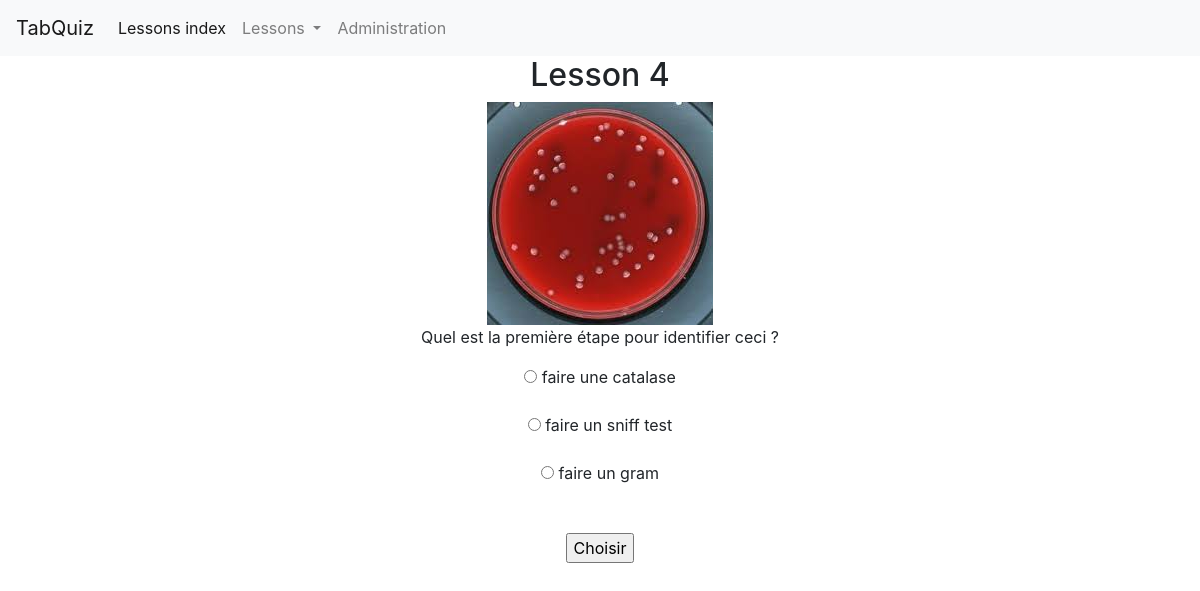
/lesson/4/, run on the app's committed database.
### tabquiz/models.py (models this page shows, shortened)
class Lesson(models.Model):
    lesson_id = models.IntegerField(
        primary_key=True,
        verbose_name=_('lesson id'),
    )
    description = models.CharField(max_length=200)
    class Meta:
        verbose_name = _('Lesson')
        verbose_name_plural = _('Lessons')

class Question(models.Model):
    level = models.ForeignKey('Lesson', on_delete=models.CASCADE,)
    question_id = models.AutoField(primary_key=True)
    text = models.CharField(
        max_length=200,
        verbose_name=_('text'),
    )
    image = models.ImageField(
        upload_to='image/',
        default=None,
        blank=True)
    is_final = models.BooleanField(
        default=False,
        verbose_name=_('final question')
    )

class Choice(models.Model):
    level = models.ForeignKey('Question', on_delete=models.CASCADE,)
    next_question = models.ForeignKey(
        Question,
        on_delete=models.CASCADE,
        related_name='parent_choice',
        default='',
        null=True,
        blank=True,
        verbose_name=_("next question"),
    )
    choice_text = models.CharField(
        max_length=200,
        verbose_name=_('choice text'),
    )
    class Meta:
        verbose_name = _('Choices')
        verbose_name_plural = _('Choices')

### tabquiz/views.py (the view)
# urls.py: path('lesson/<int:lesson_id>/', views.lesson, name='lesson'),
def lesson(request, lesson_id):
    lesson = get_object_or_404(Lesson, lesson_id=lesson_id)
    if request.method == 'GET':
        question = lesson.question_set.all()[0]
        route = list()
    elif request.method == 'POST':
        choice = Choice.objects.get(pk=request.POST['choice'])
        question = choice.next_question
        route = request.session['route']
        route.append(question.pk)
    request.session['route'] = route
    trace_route = [Question.objects.get(pk=pk) for pk in route]
    print(trace_route)
    context = {
        'lesson': lesson,
        'lesson_list': Lesson.objects.all(),
        'question': question,
        'choices': question.choice_set.all(),
        'route': route,
        'trace_route': trace_route
    }
    return render(request, 'tabquiz/lesson.html', context)

### tabquiz/templates/tabquiz/lesson.html (shortened to what this page needs)
{% extends 'tabquiz/base.html' %}
{% load static %}
{% load i18n %}
{% block content %}
<div class="container text-center">
  <header>
    <h2>{% trans "Lesson" %} {{lesson.lesson_id}}</h2>
  </header>
  {% if question.image != "" %}
    <img src="{{question.image.url}}" alt="Your image here">
  {% endif %}
  <p> {{ question.text }} </p>
  <form action="{% url 'tabquiz:lesson' lesson.lesson_id %}" method="post">
    {% for choice in question.choice_set.all %}
    <div class="form-group">
      <input type="radio" name="choice" id="choice{{ forloop.counter }}"
             class="form-radio-input"
             value="{{ choice.id }}"
             required/>
      <label for="choice{{ forloop.counter }}"
             class="radio-inline control-label">
        {{ choice.choice_text }}
      </label>
      <br>
    </div>
    {% endfor %}
    <br>
    {% if choices.all %}
      <input type="submit" value="Choisir">
    {% endif %}
  </form>
</div>
{% endblock %}

### data on the page
Lesson: lesson_id "4"
Question: image (picture), text "Quel est la première étape pour identifier ceci ?"
Choice: choice_text "faire une catalase"
Choice: choice_text "faire un sniff test"
Choice: choice_text "faire un gram"
